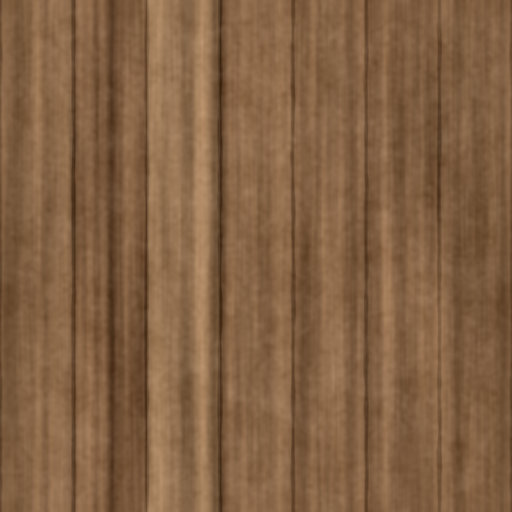
#> input picture comunes/madera/tablas_puertas_a.png, 512 x 512 px, found by its file name; its folder holds 3 pictures in this run
$ python generar_lote14_detalles.py
#> lines starting #> are read from the running program, lines starting #| are printed output that depends on the picture
from pathlib import Path
import csv,json,hashlib,zipfile
import numpy as np
from PIL import Image,ImageDraw,ImageFont,ImageFilter
BASE=Path('/mnt/data');ROOT=BASE/'texturas_renacimiento_italiano';CTL=ROOT/'00_control'

def noise(n,seed,sy,sx=None):
 sx=sy if sx is None else sx
 r=np.random.default_rng(seed).normal(size=(n,n)).astype(np.float32)
 fy=np.fft.fftfreq(n)[:,None];fx=np.fft.rfftfreq(n)[None,:]
 filt=np.exp(-2*np.pi*np.pi*(sy**2*fy**2+sx**2*fx**2))
 a=np.fft.irfft2(np.fft.rfft2(r)*filt,s=(n,n)).real.astype('float32')
 return (a-a.mean())/max(float(a.std()),1e-5)

def equal_edges(a,kind='ambos',band=12):
 h,w=a.shape[:2];a=a.astype(np.float32).copy()
 for j in range(min(band,w//3)):
  b=.5+.5*np.cos(np.pi*j/band);m=(a[:,j].copy()+a[:,w-1-j].copy())/2
  a[:,j]=a[:,j]*(1-b)+m*b;a[:,w-1-j]=a[:,w-1-j]*(1-b)+m*b
 if kind=='ambos':
  for j in range(min(band,h//3)):
   b=.5+.5*np.cos(np.pi*j/band);m=(a[j].copy()+a[h-1-j].copy())/2
   a[j]=a[j]*(1-b)+m*b;a[h-1-j]=a[h-1-j]*(1-b)+m*b
 return np.uint8(np.clip(np.rint(a),0,255))

def plank_background(v,green=False,humble=False):
 n=512;i='abc'.index(v)
 src=np.asarray(Image.open(ROOT/f'comunes/madera/tablas_puertas_{v}.png').convert('RGB'),dtype=np.float32)
 if green:
  src=src*.27+np.array([(49,86,64),(44,77,58),(43,68,54)][i])[None,None,:]*.73
 elif humble:
  src=src*.37+np.array([(155,149,131),(142,138,124),(126,125,113)][i])[None,None,:]*.63
 else:src=src*.62+np.array([(76,59,46),(69,54,45),(60,51,45)][i])[None,None,:]*.38
 return Image.fromarray(np.uint8(np.clip(src,0,255)))

def door(v,kind):
 i='abc'.index(v);n=512
 if kind=='porton':im=plank_background(v)
 elif kind=='humble':im=plank_background(v,humble=True)
 elif kind=='shutter_green':im=plank_background(v,green=True)
 else:im=plank_background(v)
 d=ImageDraw.Draw(im,'RGBA')
 if kind=='porton':
  # Historical hand-forged round nail heads at regular board intersections, oxide patina.
  for x in range(23,n,70):
   for y in range(25,n,66):
    r=5
    d.ellipse((x-r-1,y-r-1,x+r+1,y+r+1),fill=(26,27,27,230))
    d.ellipse((x-r+1,y-r+1,x+r-2,y+r-2),fill=(66,58,52,210))
  d.line((n//2,0,n//2,n),fill=(31,28,28,135),width=8)
 else:
  # Two hardwood battens and wrought-iron hinge straps, with Z brace on shutters.
  if kind in ('shutter_green','shutter_brown'):
   c=(33,61,46,170) if kind=='shutter_green' else (59,45,38,155)
   d.line((38,75,474,75),fill=c,width=26)
   d.line((38,432,474,432),fill=c,width=26)
   d.line((90,407,420,109),fill=c,width=20)
  else:
   d.line((30,113,482,113),fill=(91,82,70,170),width=20)
   d.line((30,391,482,391),fill=(90,80,69,170),width=20)
  for y in (114,394):
   d.rounded_rectangle((0,y-10,96,y+10),radius=4,fill=(33,34,31,215))
   d.ellipse((78,y-4,87,y+5),fill=(90,87,78,200))
 if kind in ('porton','humble'):
  d.ellipse((425,250,457,282),outline=(25,27,24,230),width=7)
 return np.asarray(im)

def grille(v):
 i='abc'.index(v);n=512;seed=17000+i*23
 a=np.zeros((n,n,4),dtype=np.float32)
 rough=noise(n,seed,3);warm=noise(n,seed+2,20)
 # Bars are RGBA; transparent space must remain genuinely alpha=0.
 y,x=np.mgrid[:n,:n]
 bx=(np.mod(x+32,64)<10);by=(np.mod(y+32,64)<10)
 mask=bx|by
 rust=np.maximum(0,rough-1.5)
 a[:,:,0]=35+rough*4+rust*(10+i*8)
 a[:,:,1]=38+rough*4+rust*(3+i*3)
 a[:,:,2]=37+rough*3
 a[:,:,3]=np.where(mask,255,0)
 # Metallic surfaces dark gray, not a black silhouette painted on a solid square.
 a[~mask,:3]=0
 return np.uint8(np.clip(a,0,255))

def iron(v):
 i='abc'.index(v);n=256;seed=17100+i*32
 fine=noise(n,seed,2)*8+noise(n,seed+1,18)*7
 a=np.array([(54,56,52),(50,48,45),(44,42,40)][i])[None,None,:]+fine[:,:,None]
 rust=np.maximum(0,noise(n,seed+5,8)+noise(n,seed+6,21)*.4-1.0)
 a+=rust[:,:,None]*np.array([31+i*9,14+i*4,3])
 return equal_edges(a,'ambos',12)

def moss(v):
 i='abc'.index(v);n=256;seed=17200+i*22
 patch=noise(n,seed,7)*.85+noise(n,seed+1,19)*.34+noise(n,seed+2,2)*.17
 cov=[1.6,1.28,.92][i]
 a=np.zeros((n,n,4),dtype=np.float32)
 a[:,:,3]=np.clip((patch-cov)*110,0,255)
 n2=noise(n,seed+4,3)
 a[:,:,0]=95+n2*18;a[:,:,1]=115+n2*13;a[:,:,2]=76+n2*14
 pale=noise(n,seed+10,14)>1.0
 a[pale,0]+=28;a[pale,1]+=25;a[pale,2]+=19
 return equal_edges(a,'ambos',14)

def rain(v):
 i='abc'.index(v);n=256;seed=17300+i*33
 y,x=np.mgrid[:n,:n]
 streak=noise(n,seed,50,2)
 amplitude=np.clip(streak,0,2)
 fade=np.clip(1-y/n,0,1)**1.3
 gray=255-amplitude*(20+i*13)*fade
 a=np.repeat(gray[:,:,None],3,axis=2)
 return equal_edges(a,'horizontal',12)

def humidity(v):
 i='abc'.index(v);h=256;w=512;seed=17400+i*23
 # 60cm rise into 1m of wall: dark bottom increasing upward irregularly.
 yy,xx=np.mgrid[:h,:w]
 r=noise(w,seed,30)[0,:]
 elevation=(.57+.055*r)*h
 d=np.clip((yy-(h-elevation))/(elevation+.0001),0,1)
 base=(254-(24+i*19)*(d**1.5)).astype(np.float32)
 a=np.repeat(base[:,:,None],3,axis=2)
 return equal_edges(a,'horizontal',16)
items=[
 ('porton_claveteado','detalles/puertas_ventanas_y_herrajes','no',False,lambda v:door(v,'porton')),
 ('puerta_humilde','detalles/puertas_ventanas_y_herrajes','no',False,lambda v:door(v,'humble')),
 ('contraventanas_tablas','detalles/puertas_ventanas_y_herrajes','no',False,lambda v:door(v,'shutter_brown')),
 ('contraventanas_verdes','detalles/puertas_ventanas_y_herrajes','no',False,lambda v:door(v,'shutter_green')),
 ('reja_hierro','detalles/puertas_ventanas_y_herrajes','no',True,grille),
 ('hierro_oxidado','detalles/puertas_ventanas_y_herrajes','ambos',False,iron),
 ('musgo_liquen_teja','detalles/envejecimiento_(capas_para_mezclar)','ambos',True,moss),
 ('suciedad_lluvia','detalles/envejecimiento_(capas_para_mezclar)','horizontal',False,rain),
 ('humedad_base','detalles/envejecimiento_(capas_para_mezclar)','horizontal',False,humidity)
]
files=[]
for name,folder,repeat,alpha,fn in items:
 dest=ROOT/folder;dest.mkdir(parents=True,exist_ok=True)
 for v in 'abc':
  p=dest/f'{name}_{v}.png';Image.fromarray(fn(v)).save(p,optimize=True);files.append(p)
#> this loop made 9 passes
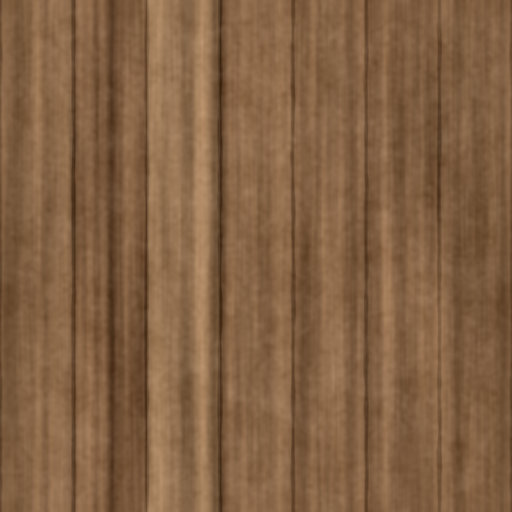
#> input picture comunes/madera/tablas_puertas_a.png, 512 x 512 px, found by its file name
#> pass 1, in plank_background, `else:src=src*.62+np.array([(76,59,46),(69,54,45),(60,51,45)][i])[None,..`:
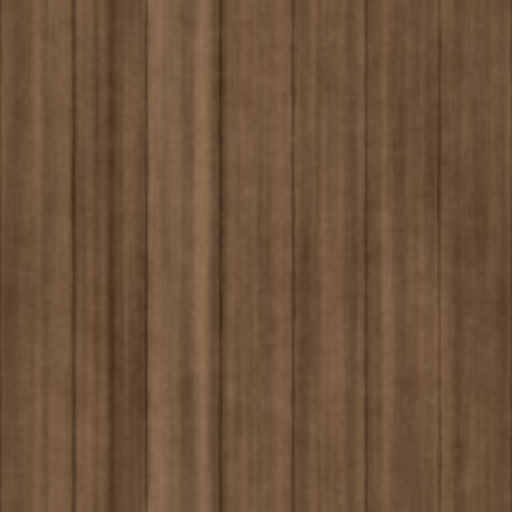
#> src: shape (512, 512, 3) float64; mean R, G, B 110, 82.6, 59.2
#> pass 1, `p=dest/f'{name}_{v}.png';Image.fromarray(fn(v)).save(p,optimize=True);..`:
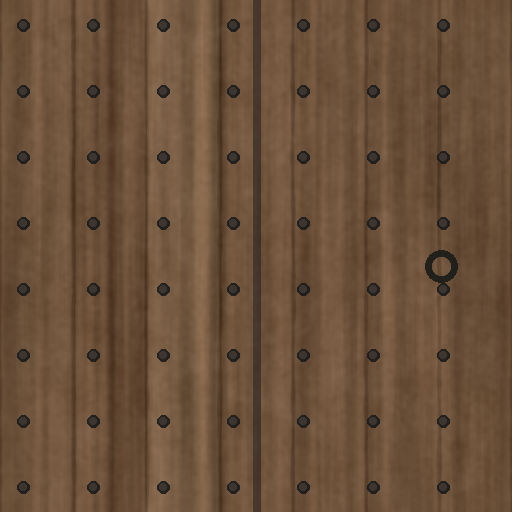
#> saved as porton_claveteado_a.png: PIL image 512x512 RGB; mean R, G, B 106.9, 80.4, 57.8
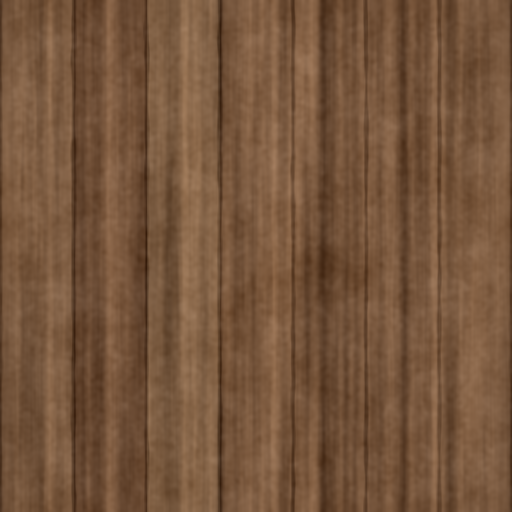
#> input picture comunes/madera/tablas_puertas_b.png, 512 x 512 px, found by its file name
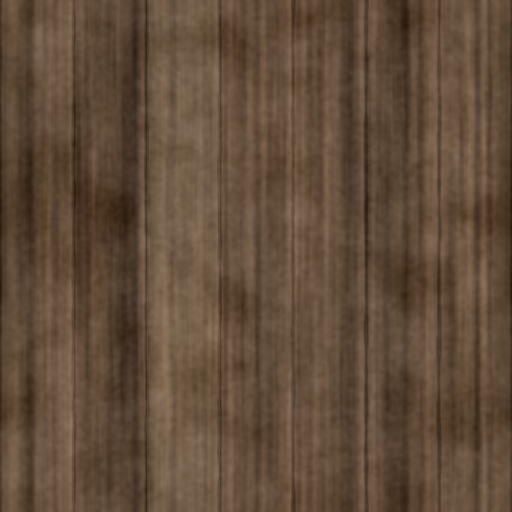
#> input picture comunes/madera/tablas_puertas_c.png, 512 x 512 px, found by its file name
# Preview with checkerboard under transparency.
size=136;head=48;rh=168;gap=5;left=8
sheet=Image.new('RGB',(2*left+9*size+8*gap,head+3*rh+12),(240,237,233));d=ImageDraw.Draw(sheet)
fnt=ImageFont.truetype('/usr/share/fonts/truetype/dejavu/DejaVuSans.ttf',12)
d.text((left,10),'L14 · Puertas, herrajes y envejecimiento (27 variantes)',font=fnt,fill=(40,38,37))
for c,(name,folder,_,alpha,_) in enumerate(items):
 for row,v in enumerate('abc'):
  p=ROOT/folder/f'{name}_{v}.png';im=Image.open(p)
  if im.mode=='RGBA':
   bg=Image.new('RGBA',im.size,(203,203,203,255))
   im=Image.alpha_composite(bg,im).convert('RGB')
  im=im.resize((size,size),Image.Resampling.LANCZOS)
  x=left+c*(size+gap);y=head+row*rh
  sheet.paste(im,(x,y));d.text((x,y+size+3),f'{name[:15]} · {v}',font=fnt,fill=(45,44,43))
#> after `sheet.paste(im, (x, y))`:
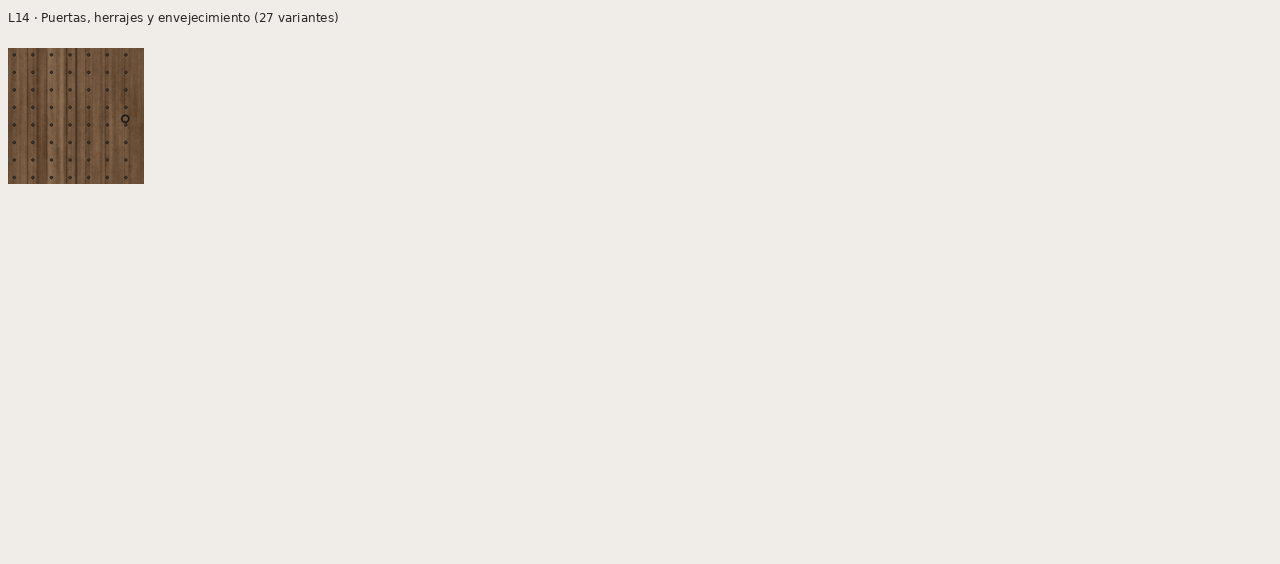
#> sheet: PIL image 1280x564 RGB; mean R, G, B 236.4, 232.8, 228.3
sheet.save(CTL/'preview_L14_27_texturas.jpg',quality=89)
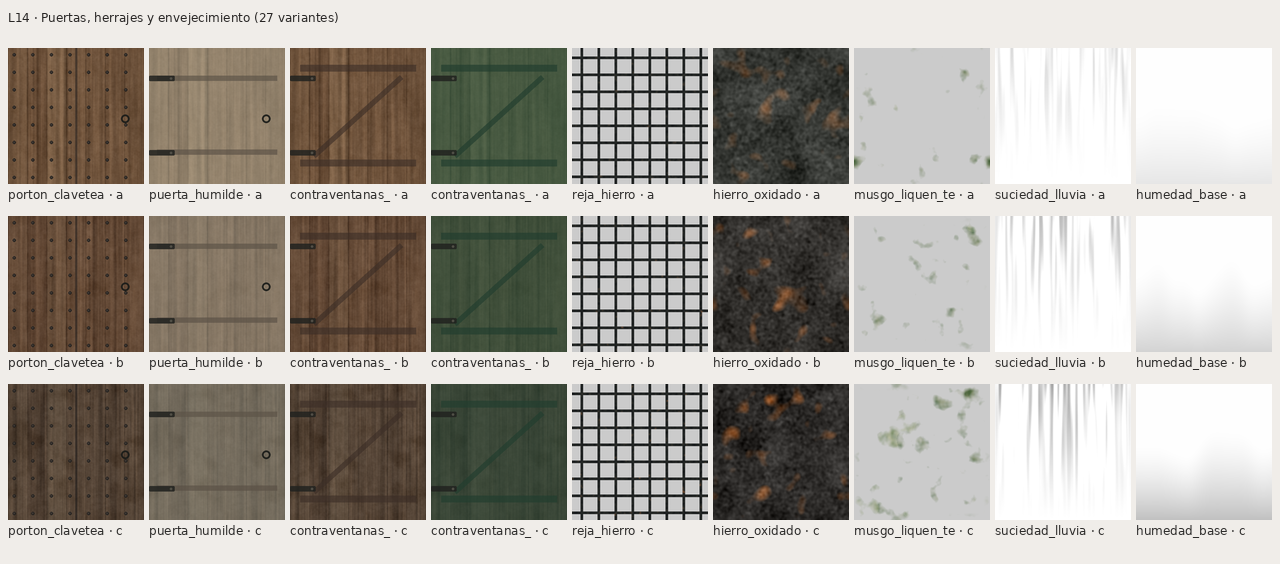
#> saved as preview_L14_27_texturas.jpg: PIL image 1280x564 RGB; mean R, G, B 170.3, 166, 158.7
for p in files:
 im=Image.open(p)
 if im.mode=='RGBA':
  bg=Image.new('RGBA',im.size,(188,187,184,255));im=Image.alpha_composite(bg,im).convert('RGB')
 else:im=im.convert('RGB')
 im=im.resize((256,256),Image.Resampling.LANCZOS);proof=Image.new('RGB',(768,768))
#> after `proof = Image.new('RGB', (768, 768))`: proof: PIL image 768x768 RGB; every value is 0
 for y in range(3):
  for x in range(3):proof.paste(im,(x*256,y*256))
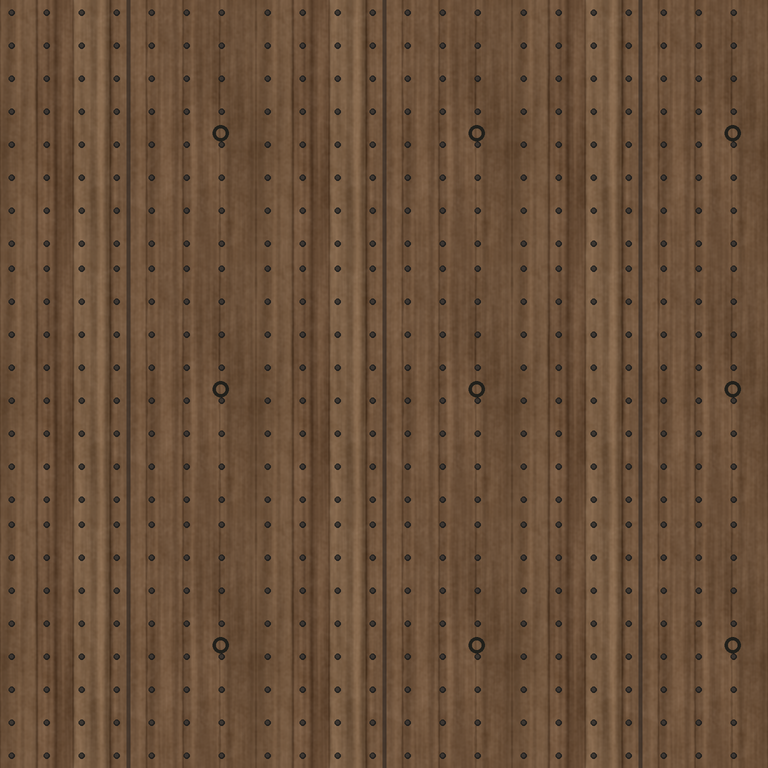
#> proof: PIL image 768x768 RGB; mean R, G, B 106.9, 80.4, 57.8
 proof.save(CTL/f'preview_{p.stem}_mosaico3x3.jpg',quality=84)
manifest=CTL/'progreso_produccion.csv'
#> (the run stopped early here; a loop or call above may not have finished)
